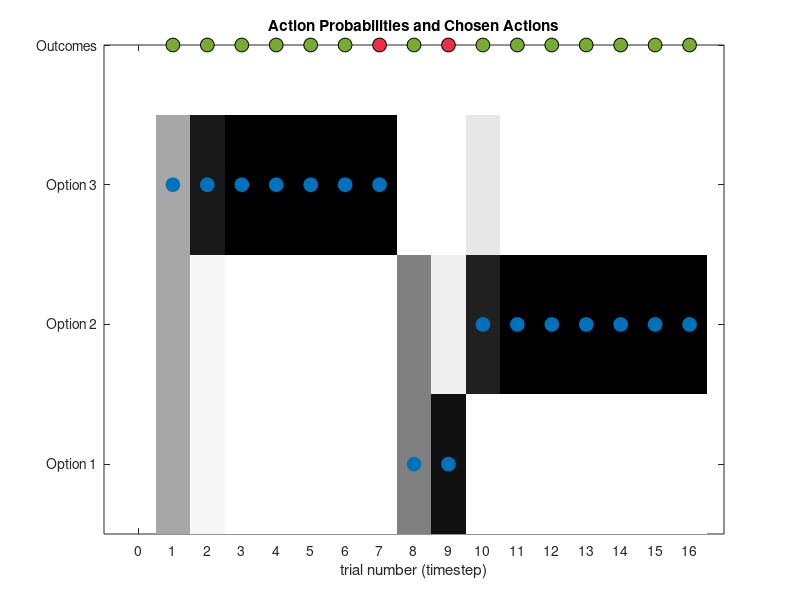

The MATLAB script that drew this image:
% RL 5: Rescorla-Wagner (RW) 2 learning rates (LR) + 2 forgetting rates (FR) model 
% 
% Simulation & plotting script for the three-armed bandit (TAB) task

%% Set up
% Example block probabilities for a single block.
BlockProbs = [0.4937 0.8078 0.6343; % win probability
              0.5063 0.1922 0.3657];% loss probability

% RW 2LR + 2FR model parameters
% 1) learning rate for wins (range between 0 and 1)
params.alpha_win = 0.5;
% 2) learning rate for losses (range between 0 and 1)
params.alpha_loss = 0.7;
% 3) forgetting rate for wins (range between 0 and 1)
params.psi_win = 0.25;
% 4) forgetting rate for losses (range between 0 and 1)
params.psi_loss = 0.15;
% 5) information bonus (any real value)
params.gamma = 0.01;
% 6) inverse temperature (range > 0)
params.beta = 6;

%% Run simulation

% For a decision task with N choices.
N_CHOICES = 3;
% Total number of trials (T) per block.
T = 16;

% Set up vectors with dimensions for both time and number of choices to keep track of
% components of choice value over time:
expected_value_w_info = zeros(N_CHOICES, T);    % overall expected value
expected_reward_value = zeros(N_CHOICES, T);    % value of expected reward
expected_info_value = zeros(N_CHOICES, T);      % value of expected information gain
last_chosen = zeros(N_CHOICES, T);              % trial number where an action was last taken 

% Represents the probability distribution (P) over choices on each trial.
P = zeros(N_CHOICES, T);

% Empty vectors to store stimulated choices, rewards, action probabilities, and
% prediction error.
sim_choices = zeros(1, T);
sim_rewards = zeros(1, T);
action_probabilities = zeros(1, T);
prediction_error_sequence = zeros(1,T);

% For each trial (timestep)...
for t = 1:T
    
    % Compute expected value for each option.
    expected_info_value(:, t) = (t-last_chosen(:,t));
    expected_value_w_info(:, t) = expected_reward_value(:, t) + params.gamma*expected_info_value(:, t);
    
    % Compute action probabilities.
    P(:, t) = exp(params.beta * expected_value_w_info(:, t)) / sum(exp(params.beta * expected_value_w_info(1:N_CHOICES, t)));
    
    % Simulate actions.
    choice_at_t = find(rand < cumsum(P(:,t)),1);
    sim_choices(1,t) = choice_at_t;
    
    % Store the probability of chosen action on current trial.
    action_probabilities(t) = P(choice_at_t, t);
    
    % Copy previous values (to keep unchosen choices at
    % the same value from the previous timestep).
    expected_reward_value(:, t + 1) = expected_reward_value(:, t);
    last_chosen(:, t + 1) = last_chosen(:, t);
    last_chosen(choice_at_t, t + 1) = t;
    
    % Simulate rewards.
    outcome = find(rand < cumsum(BlockProbs(:, choice_at_t)), 1); % 1: win, 2: loss
    sim_rewards(1, t) =  -1 * (outcome -2); % 1: win, 0: loss
    
    % Compute prediction error.
    if sim_rewards(1, t) == 1
        prediction_error = sim_rewards(1, t) - expected_reward_value(choice_at_t, t);
    elseif sim_rewards(1, t) == 0
        reward_trans = -1; % transform loss value to -1
        prediction_error = reward_trans - expected_reward_value(choice_at_t, t);
    end
    
    % Update expected reward value of the chosen option.
    if sim_rewards(1, t) == 1
        expected_reward_value(choice_at_t, t+1) = expected_reward_value(choice_at_t, t) + params.alpha_win*prediction_error;
    elseif  sim_rewards(1, t) == 0
        expected_reward_value(choice_at_t, t+1) = expected_reward_value(choice_at_t, t) + params.alpha_loss*prediction_error;
    end
    
    % Forgetting for unchosen options.
    unchose_opt_ls = find([1 2 3] ~= choice_at_t);
    if sim_rewards(1, t) == 1
        expected_reward_value(unchose_opt_ls, t+1) = (1-params.psi_win)*(expected_reward_value(unchose_opt_ls, t));
    elseif  sim_rewards(1, t) == 0
        expected_reward_value(unchose_opt_ls, t+1) = (1-params.psi_loss)*(expected_reward_value(unchose_opt_ls, t));
    end
    
    % Store the value of prediction error. 
    prediction_error_sequence(t) = prediction_error;
    
    % Trims final value in expected reward value (is an extra value beyond
    % trials).
    expected_reward_value = expected_reward_value(:, 1:T);
    
end

%% Plotting
% Plot the choices(blue), outcomes(green/red), and action probabilties (gray scale; darker = higher probability) 
% of all options across trials (timestep).
col = {[0, 0.4470, 0.7410], ...       % blue
       [0.4660, 0.6740, 0.1880], ...  % green
       [0.9350, 0.1780, 0.2840], ...  % red
      };                    
cols = [0:1/32:1; 0:1/32:1; 0:1/32:1]';
MarkerSize = 10;

figure(1)
for i = 1:T
    if sim_rewards(1, i) == 1
        plot(i,4,'o','MarkerSize',MarkerSize,"MarkerEdgeColor", 'black','MarkerFaceColor',col{2})
        hold on
    else
        plot(i,4,'o','MarkerSize',MarkerSize,"MarkerEdgeColor", 'black','MarkerFaceColor',col{3})
        hold on
    end
end

imagesc([1 - P]); colormap(cols) , hold on
plot([sim_choices],'o','MarkerSize',MarkerSize,"MarkerEdgeColor", col{1},'MarkerFaceColor',col{1})
xlabel("trial number (timestep)")
title('Action Probabilities and Chosen Actions')
xlim([-1,T+1])
set(gca, 'XTick', [0:T]),
set(gca, 'YTick', [1:4]), set(gca, 'YTickLabel', {'Option 1','Option 2','Option 3' 'Outcomes' })
